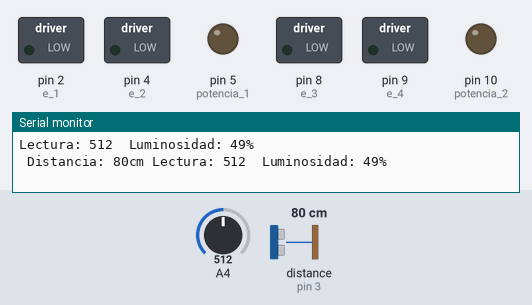
Recording of a sketch running on a simulated Arduino Uno, built with avr-gcc and run on an emulated ATmega328P. Parts: switched loads named in the sketch (green lamp = pin HIGH), output pins drawn as LEDs (lit = HIGH), the last lines printed to the serial monitor. Wiring (inferred from the names in the program): ultrasonic range finder: trigger pin 7; echo pin 3. Inputs (shaded band) come from the test bench; at power-on: distance to the obstacle (sensor on pin 3) 80 cm, A4 = 512. The echo pulse lasts 58.3 µs per cm; pins used as bus, display or sensor lines are not drawn.

Above: at 0.05 s.
At 1.2 s:
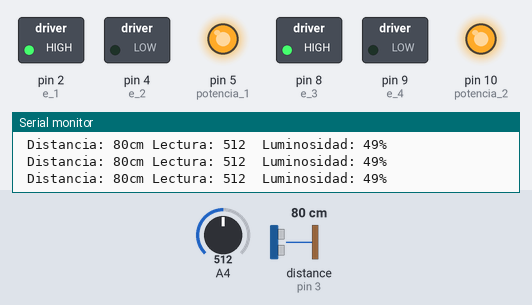
1.3 s: distance to the obstacle (sensor on pin 3) set to 96 cm
2.8 s: distance to the obstacle (sensor on pin 3) set to 102 cm
At 3.7 s:
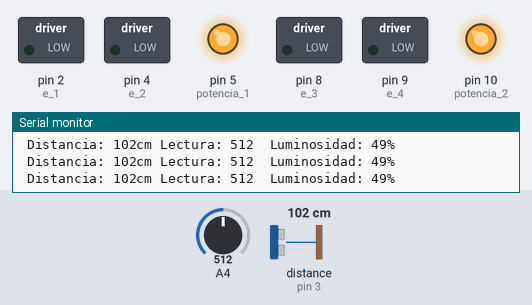
4.4 s: A4 set to 233
7.4 s: A4 set to 204
Timing chart, 0 to 10.4 s (numbered marks = the images above; inputs shaded):
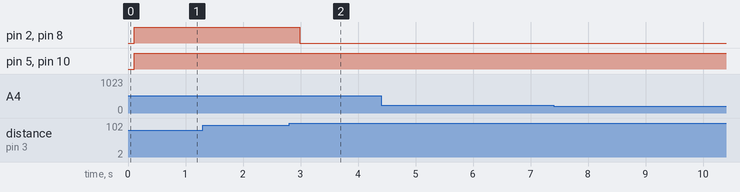

The sketch:

Persianas_automatizadas.ino
```cpp
long distancia;
long tiempo;
int luminosidad;
int valor;
byte potencia_1 = 5, potencia_2 = 10;
byte trigger = 7;
byte echo = 3;
byte e_1 = 2, e_2 = 4, e_3 = 8, e_4 = 9;

void setup() {
  Serial.begin (9600);
  pinMode (e_1, OUTPUT);
  pinMode (e_2, OUTPUT);
  pinMode (potencia_1, OUTPUT);
  pinMode (trigger, OUTPUT);
  pinMode (e_3, OUTPUT);
  pinMode (e_4, OUTPUT);
  pinMode (potencia_2, OUTPUT);
  pinMode (echo, INPUT);
  digitalWrite (e_1, LOW);
  digitalWrite (e_2, LOW);
  digitalWrite (e_3, LOW);
  digitalWrite (e_4, LOW);
  analogWrite (potencia_1, 0);
  analogWrite (potencia_2, 0);
}

void loop() {
 valor = analogRead (A4);
 luminosidad = map(valor, 969, 49, 0, 100);
 Serial.print("Lectura: ");
 Serial.print(valor);
 Serial.print ("  Luminosidad: ");
 Serial.print (luminosidad);
 Serial.print ("%");
 Serial.println ();
  if(valor <=968 && valor >= 216){
    digitalWrite (trigger, HIGH);
    delayMicroseconds (10);
    digitalWrite (trigger, LOW);
    delayMicroseconds (10);
    tiempo = (pulseIn (echo, HIGH));
    distancia = (tiempo/58);
    Serial.print ( " Distancia: ");
    Serial.print (distancia);
    Serial.print ("cm ");
    delay (100);
    motor();

}
  if(luminosidad <=100 && luminosidad >= 98){
    digitalWrite (trigger, HIGH);
    delayMicroseconds (10);
    digitalWrite (trigger, LOW);
    delayMicroseconds (10);
    tiempo = (pulseIn (echo, HIGH));
    distancia = (tiempo/58);
    Serial.print ( " Distancia: ");
    Serial.print (distancia);
    Serial.print ("cm ");
    motorReversa();
    delay (100);}
}

void motor(){
 analogWrite (potencia_1, 255);
 analogWrite (potencia_2, 255);
 digitalWrite (e_1, HIGH);
 digitalWrite (e_2, LOW);
 digitalWrite (e_3, HIGH);
 digitalWrite (e_4, LOW);
 if (distancia <= 120 && distancia >= 100){
  digitalWrite (e_1, LOW);
  digitalWrite (e_2, LOW);
  digitalWrite (e_3, LOW);
  digitalWrite (e_4, LOW);}
}

void motorReversa(){
 analogWrite (potencia_1, 255);
 analogWrite (potencia_2, 255);
 digitalWrite (e_1, LOW);
 digitalWrite (e_2, HIGH);
 digitalWrite (e_3, LOW);
 digitalWrite (e_4, HIGH);
 if (distancia <= 10 && distancia >= 0){
  digitalWrite (e_1, LOW);
  digitalWrite (e_2, LOW);
  digitalWrite (e_3, LOW);
  digitalWrite (e_4, LOW);}
}
```

Measured:
- the behaviour switches between 99 and 100 cm on distance to the obstacle (sensor on pin 3) (found by bisection; images 1 and 2)
- after the input at 2.8 s, pin 2 (e_1), pin 8 (e_3): HIGH → LOW after 0.19 s
